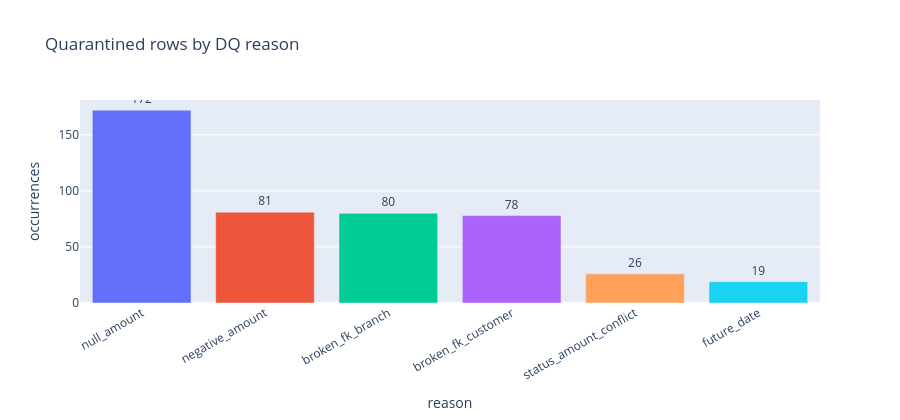

Notebook source saved alongside this figure:
### Markdown cell above
## Section 3: DQ failure breakdown

Quarantined rows aggregated by reason. `dq_reason` is pipe-delimited (a row can fail several rules), so it is split and counted per reason. Expected on the Phase 1 dataset: null_amount 179, negative_amount 84, broken_fk_customer 80, broken_fk_branch 80, future_date 64, status_amount_conflict 27.

### Code cell
dq_sql = f"""
WITH exploded AS (
    SELECT reason
    FROM {T_QUARANTINE}, UNNEST(SPLIT(dq_reason, '|')) AS reason
    WHERE reason != ''
)
SELECT
    reason,
    COUNT(*) AS occurrences,
    SAFE_DIVIDE(COUNT(*), SUM(COUNT(*)) OVER ()) AS pct_of_total
FROM exploded
GROUP BY reason
ORDER BY occurrences DESC
"""
dq = run_query(dq_sql)
display(dq)

fig = px.bar(dq, x='reason', y='occurrences', text='occurrences',
             title='Quarantined rows by DQ reason', color='reason')
fig.update_traces(textposition='outside')
fig.update_layout(showlegend=False, xaxis_tickangle=-30, height=420)
fig.show()

### Figure 1 — Plotly figure (JSON) as saved in the notebook; plotly's stock layout.template omitted (floating-point values rounded to 4 significant figures)
{"data": [{"hovertemplate": "reason=%{x}<br>occurrences=%{text}<extra></extra>", "legendgroup": "null_amount", "marker": {"color": "#636efa", "pattern": {"shape": ""}}, "name": "null_amount", "orientation": "v", "showlegend": true, "text": [172.0], "textposition": "outside", "type": "bar", "x": ["null_amount"], "xaxis": "x", "y": [172], "yaxis": "y"}, {"hovertemplate": "reason=%{x}<br>occurrences=%{text}<extra></extra>", "legendgroup": "negative_amount", "marker": {"color": "#EF553B", "pattern": {"shape": ""}}, "name": "negative_amount", "orientation": "v", "showlegend": true, "text": [81.0], "textposition": "outside", "type": "bar", "x": ["negative_amount"], "xaxis": "x", "y": [81], "yaxis": "y"}, {"hovertemplate": "reason=%{x}<br>occurrences=%{text}<extra></extra>", "legendgroup": "broken_fk_branch", "marker": {"color": "#00cc96", "pattern": {"shape": ""}}, "name": "broken_fk_branch", "orientation": "v", "showlegend": true, "text": [80.0], "textposition": "outside", "type": "bar", "x": ["broken_fk_branch"], "xaxis": "x", "y": [80], "yaxis": "y"}, {"hovertemplate": "reason=%{x}<br>occurrences=%{text}<extra></extra>", "legendgroup": "broken_fk_customer", "marker": {"color": "#ab63fa", "pattern": {"shape": ""}}, "name": "broken_fk_customer", "orientation": "v", "showlegend": true, "text": [78.0], "textposition": "outside", "type": "bar", "x": ["broken_fk_customer"], "xaxis": "x", "y": [78], "yaxis": "y"}, {"hovertemplate": "reason=%{x}<br>occurrences=%{text}<extra></extra>", "legendgroup": "status_amount_conflict", "marker": {"color": "#FFA15A", "pattern": {"shape": ""}}, "name": "status_amount_conflict", "orientation": "v", "showlegend": true, "text": [26.0], "textposition": "outside", "type": "bar", "x": ["status_amount_conflict"], "xaxis": "x", "y": [26], "yaxis": "y"}, {"hovertemplate": "reason=%{x}<br>occurrences=%{text}<extra></extra>", "legendgroup": "future_date", "marker": {"color": "#19d3f3", "pattern": {"shape": ""}}, "name": "future_date", "orientation": "v", "showlegend": true, "text": [19.0], "textposition": "outside", "type": "bar", "x": ["future_date"], "xaxis": "x", "y": [19], "yaxis": "y"}], "layout": {"barmode": "relative", "height": 420, "legend": {"title": {"text": "reason"}, "tracegroupgap": 0}, "showlegend": false, "title": {"text": "Quarantined rows by DQ reason"}, "xaxis": {"anchor": "y", "categoryarray": ["null_amount", "negative_amount", "broken_fk_branch", "broken_fk_customer", "status_amount_conflict", "future_date"], "categoryorder": "array", "domain": [0.0, 1.0], "tickangle": -30, "title": {"text": "reason"}}, "yaxis": {"anchor": "x", "domain": [0.0, 1.0], "title": {"text": "occurrences"}}}}
